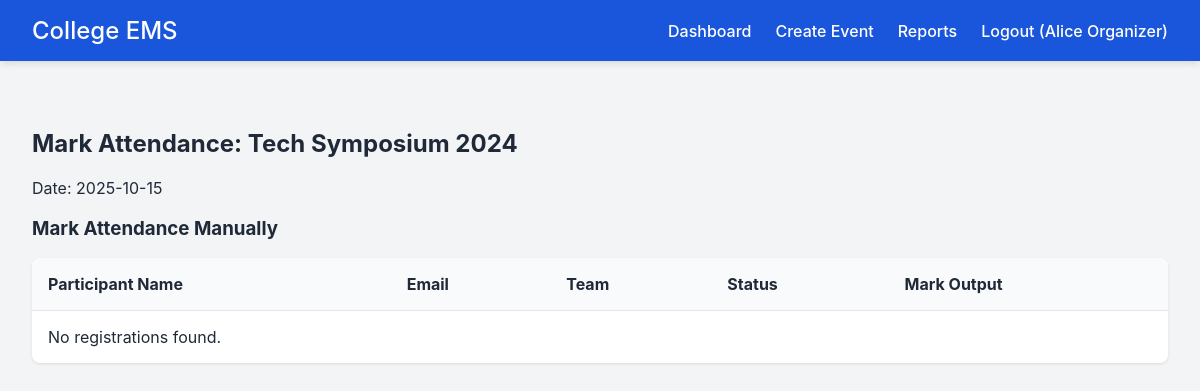
The page /organizer/event/1/attendance (signed in) on the database its author committed.
### tables this page shows
CREATE TABLE users (
    id INTEGER PRIMARY KEY AUTOINCREMENT,
    name TEXT NOT NULL,
    email TEXT UNIQUE NOT NULL,
    password_hash TEXT NOT NULL,
    role TEXT NOT NULL,
    department TEXT,
    phone TEXT,
    created_at TIMESTAMP DEFAULT CURRENT_TIMESTAMP
);

CREATE TABLE events (
    id INTEGER PRIMARY KEY AUTOINCREMENT,
    title TEXT NOT NULL,
    description TEXT,
    category TEXT NOT NULL,
    venue TEXT,
    event_date TEXT NOT NULL,
    event_time TEXT NOT NULL,
    registration_deadline TEXT NOT NULL,
    capacity INTEGER NOT NULL,
    organizer_id INTEGER NOT NULL,
    banner_url TEXT,
    status TEXT DEFAULT 'upcoming',
    created_at TIMESTAMP DEFAULT CURRENT_TIMESTAMP, contact_email TEXT, contact_phone TEXT, min_team_size INTEGER DEFAULT 1, max_team_size INTEGER DEFAULT 1,
    FOREIGN KEY (organizer_id) REFERENCES users(id) ON DELETE CASCADE
);

### routes/organizer.py (the view, shortened to what this page needs)
@organizer_bp.route('/event/<int:event_id>/attendance', methods=['GET', 'POST'])
@login_required
@organizer_required
def attendance(event_id):
    event = get_event_by_id(event_id)
    if not event or event['organizer_id'] != current_user.id:
        flash('Unauthorized.', 'error')
        return redirect(url_for('organizer.dashboard'))
    registrations = get_registrations_for_event(event_id)
    return render_template('organizer/attendance.html', event=event, registrations=registrations)

### app.py (called while the page is built)
def get_db():
    if 'db' not in g:
        g.db = sqlite3.connect(
            Config.SQLITE_DB,
            detect_types=sqlite3.PARSE_DECLTYPES
        )
        g.db.row_factory = sqlite3.Row
        with g.db:
            g.db.execute("PRAGMA foreign_keys = ON;")
    return g.db

### models/event.py (called while the page is built)
def get_event_by_id(event_id):
    from app import get_db
    cursor = get_db().cursor()
    cursor.execute("SELECT * FROM events WHERE id = ?", (event_id,))
    row = cursor.fetchone()
    return dict(row) if row else None

### models/registration.py (called while the page is built)
def get_registrations_for_event(event_id):
    from app import get_db
    cursor = get_db().cursor()
    cursor.execute("SELECT * FROM registrations WHERE event_id = ?", (event_id,))
    return [dict(r) for r in cursor.fetchall()]

### models/user.py (called while the page is built)
def get_user_by_id(user_id):
    from app import get_db
    conn = get_db()
    cursor = conn.cursor()
    cursor.execute("SELECT * FROM users WHERE id = ?", (user_id,))
    row = cursor.fetchone()
    if row: return User(**dict(row))
    return None

### routes/organizer.py (called while the page is built)
def organizer_required(f):
    @wraps(f)
    def decorated_function(*args, **kwargs):
        if not current_user.is_authenticated or current_user.role != 'organizer':
            flash('Organizer access required.', 'error')
            return redirect(url_for('index'))
        return f(*args, **kwargs)
    return decorated_function

### templates/organizer/attendance.html (shortened to what this page needs)
{% extends 'base.html' %}
{% block content %}
<h2>Mark Attendance: {{ event.title }}</h2>
<p>Date: {{ event.event_date }}</p>
<h3>Mark Attendance Manually</h3>
<form method="POST">
    <table>
        <thead><tr><th>Participant Name</th><th>Email</th><th>Team</th><th>Status</th><th>Mark Output</th></tr></thead>
        <tbody>
            {% for r in registrations %}
            <tr>
                <td>{{ r.participant_name }}</td>
                <td>{{ r.participant_email }}</td>
                <td>{{ r.team_name or '-' }}</td>
                <td>{{ r.attendance_status }}</td>
                <td>
                    <select name="attendance_{{ r.id }}">
                        <option value="registered" {% if r.attendance_status == 'registered' %}selected{% endif %}>Registered</option>
                        <option value="attended" {% if r.attendance_status == 'attended' %}selected{% endif %}>Attended</option>
                        <option value="absent" {% if r.attendance_status == 'absent' %}selected{% endif %}>Absent</option>
                    </select>
                </td>
            </tr>
            {% else %}
            <tr><td colspan="5">No registrations found.</td></tr>
            {% endfor %}
        </tbody>
    </table>
    </form>
</div>
{% endblock %}

### templates/base.html (shortened to what this page needs)
<!DOCTYPE html>
<html lang="en">
<head>
    <link rel="stylesheet" href="{{ url_for('static', filename='css/style.css') }}">
</head>
<body>
    <nav class="navbar">
        <div class="nav-brand"><a href="/">College EMS</a></div>
        <ul class="nav-links">
            {% if current_user.is_authenticated %}
                <li><a href="/">Dashboard</a></li>
                {% if current_user.role == 'organizer' %}
                    <li><a href="{{ url_for('organizer.new_event') }}">Create Event</a></li>
                    <li><a href="{{ url_for('organizer.reports') }}">Reports</a></li>
                {% elif current_user.role == 'admin' %}
                    <li><a href="{{ url_for('admin.users') }}">Users</a></li>
                    <li><a href="{{ url_for('admin.reports') }}">Reports</a></li>
                    <li><a href="{{ url_for('admin.audit_logs') }}">Audit Logs</a></li>
                {% elif current_user.role == 'student' %}
                    <li><a href="{{ url_for('student.events_list') }}">Browse Events</a></li>
                {% endif %}
                <li><a href="{{ url_for('auth.logout') }}">Logout ({{ current_user.name }})</a></li>
            {% else %}
                <li><a href="{{ url_for('auth.login') }}">Login</a></li>
                <li><a href="{{ url_for('auth.register') }}">Register</a></li>
            {% endif %}
        </ul>
    </nav>
    <div class="container msg-container">
    </div>
    <div class="container main-content">
        {% block content %}{% endblock %}
</body>
</html>

### static/css/style.css (style rules this page uses)
:root { --primary: #1a56db; --primary-hover: #1e40af; --background: #f3f4f6; --white: #ffffff; --text-main: #1f2937; --text-muted: #6b7280; --border: #e5e7eb; --success: #10b981; --error: #ef4444; }
body { margin: 0; font-family: 'Inter', -apple-system, sans-serif; color: var(--text-main); background: var(--background); }
.navbar { display: flex; justify-content: space-between; align-items: center; background: var(--primary); color: var(--white); padding: 1rem 2rem; box-shadow: 0 4px 6px -1px rgba(0,0,0,0.1); }
.navbar a { color: var(--white); text-decoration: none; font-weight: 500; }
.nav-brand { font-size: 1.5rem; font-weight: bold; }
.nav-links { list-style: none; display: flex; gap: 1.5rem; margin: 0; padding: 0; align-items: center; }
.container { max-width: 1200px; margin: 0 auto; padding: 2rem; }
.msg-container { padding: 1rem 2rem 0; }
table { width: 100%; border-collapse: collapse; background: var(--white); border-radius: 8px; overflow: hidden; margin-top: 1rem; box-shadow: 0 1px 3px rgba(0,0,0,0.1); }
th, td { padding: 1rem; text-align: left; border-bottom: 1px solid var(--border); }
th { background: #f9fafb; font-weight: bold; }
tr:last-child td { border-bottom: none; }

### rows shown on the page
users: name "Alice Organizer"
events: title "Tech Symposium 2024", event_date "2025-10-15"
